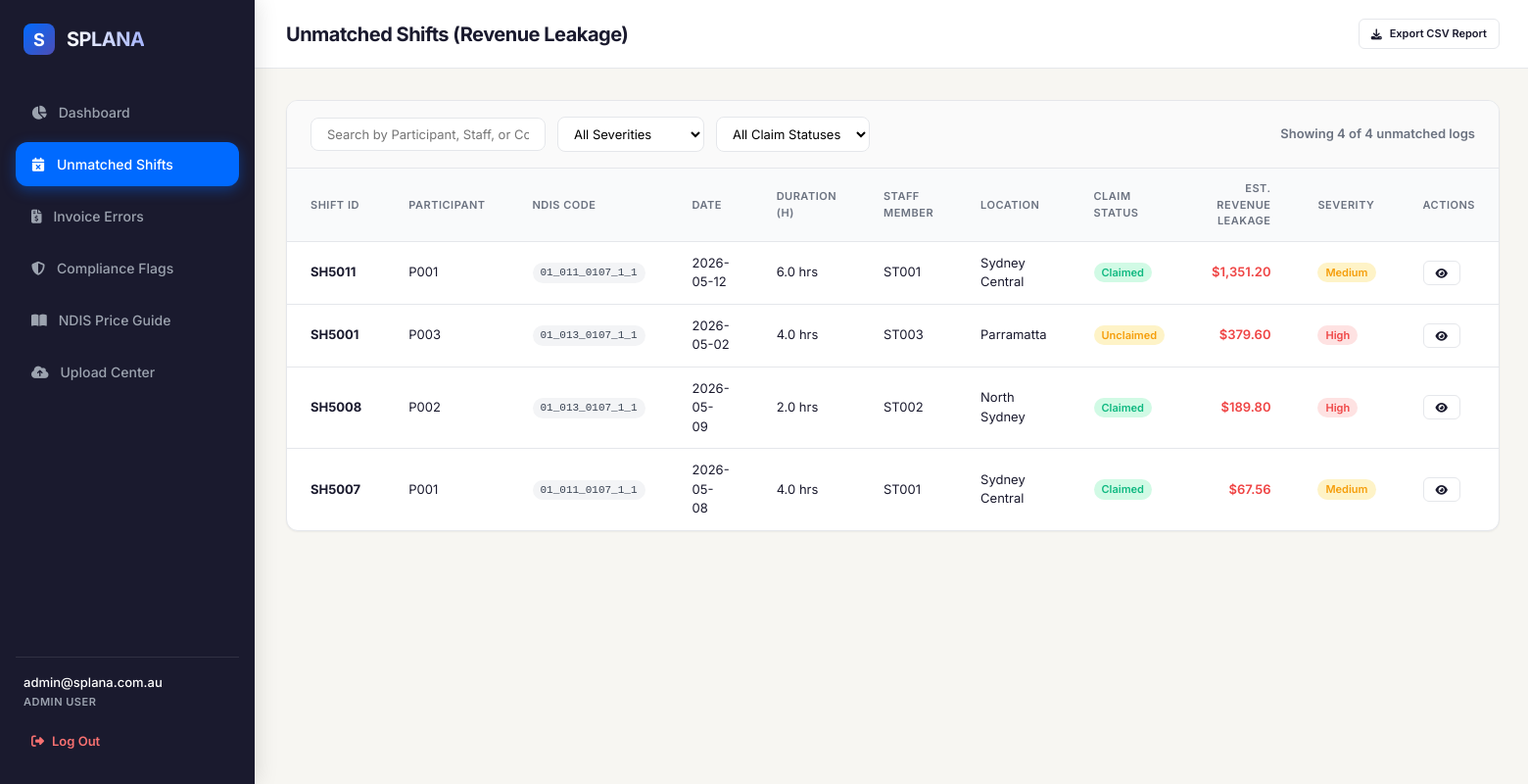
The app's page /unmatched-shifts (signed in) with its own data.
### tables this page shows
CREATE TABLE reconciliation_results (
        result_id INTEGER PRIMARY KEY AUTOINCREMENT,
        run_datetime TIMESTAMP DEFAULT CURRENT_TIMESTAMP,
        shift_id TEXT,
        invoice_id INTEGER,
        invoice_number TEXT,
        match_status TEXT, -- 'matched', 'unmatched', 'partial'
        discrepancy_type TEXT, -- 'none', 'unbilled_shift', 'missing_shift', 'duration_mismatch', 'rate_mismatch', 'multiple_shifts'
        discrepancy_amount REAL DEFAULT 0.0,
        flag_severity TEXT, -- 'none', 'low', 'medium', 'high'
        notes TEXT,
        FOREIGN KEY(shift_id) REFERENCES shifts(shift_id),
        FOREIGN KEY(invoice_id) REFERENCES invoices(invoice_id)
    );

CREATE TABLE shifts (
        shift_id TEXT PRIMARY KEY,
        participant_id TEXT NOT NULL,
        support_item_code TEXT NOT NULL,
        service_date TEXT NOT NULL,
        start_time TEXT,
        end_time TEXT,
        duration_hours REAL,
        staff_id TEXT,
        location TEXT,
        claim_status TEXT, -- 'claimed', 'unclaimed', 'cancelled', etc.
        uploaded_at TIMESTAMP DEFAULT CURRENT_TIMESTAMP
    );

### app.py (the view)
@app.route('/unmatched-shifts')
@login_required
def unmatched_shifts():
    conn = get_db()
    cursor = conn.cursor()
    cursor.execute("""
        SELECT
            r.result_id,
            r.match_status,
            r.discrepancy_type,
            r.discrepancy_amount,
            r.flag_severity,
            r.notes,
            s.shift_id,
            s.participant_id,
            s.support_item_code,
            s.service_date,
            s.start_time,
            s.end_time,
            s.duration_hours,
            s.staff_id,
            s.location,
            s.claim_status
        FROM reconciliation_results r
        JOIN shifts s ON r.shift_id = s.shift_id
        WHERE r.match_status = 'unmatched' OR (r.match_status = 'partial' AND r.discrepancy_type = 'duration_mismatch' AND r.discrepancy_amount > 0)
        ORDER BY r.discrepancy_amount DESC
    """)
    results = cursor.fetchall()
    conn.close()
    return render_template('unmatched_shifts.html', user=get_current_user(), results=results)

### app.py (called while the page is built)
def is_logged_in():
    return 'user_id' in session

def get_current_user():
    if not is_logged_in():
        return None
    return {
        "user_id": session.get("user_id"),
        "email": session.get("email"),
        "role": session.get("role")
    }

def login_required(f):
    from functools import wraps
    @wraps(f)
    def decorated_function(*args, **kwargs):
        if not is_logged_in():
            flash("Please log in to access this page.", "error")
            return redirect(url_for('login'))
        return f(*args, **kwargs)
    return decorated_function

### database.py (called while the page is built)
def get_db():
    conn = sqlite3.connect(DB_NAME)
    conn.row_factory = sqlite3.Row
    return conn

### templates/unmatched_shifts.html (shortened to what this page needs)
{% extends 'base.html' %}
{% block page_header %}Unmatched Shifts (Revenue Leakage){% endblock %}
{% block content %}
<div class="data-table-container">
    <div class="table-filter-bar">
        <div class="filter-group">
            <input type="text" id="searchInput" class="search-input" placeholder="Search by Participant, Staff, or Code..." onkeyup="filterTable()">
            <select id="severityFilter" class="filter-select" onchange="filterTable()">
                <option value="">All Severities</option>
            </select>
            <select id="statusFilter" class="filter-select" onchange="filterTable()">
                <option value="">All Claim Statuses</option>
            </select>
        </div>
        <div style="font-size: 13px; font-weight: 600; color: var(--text-muted);">
            Showing <span id="filteredCount">0</span> of {{ results|length }} unmatched logs
        </div>
    </div>
    <table class="high-density-table" id="shiftsTable">
        <thead>
            <tr>
                <th>Shift ID</th>
                <th>Participant</th>
                <th>NDIS Code</th>
                <th>Date</th>
                <th>Duration (h)</th>
                <th>Staff Member</th>
                <th>Location</th>
                <th>Claim Status</th>
                <th style="text-align: right;">Est. Revenue Leakage</th>
                <th>Severity</th>
                <th>Actions</th>
            </tr>
        </thead>
        <tbody>
            {% for row in results %}
            <tr data-severity="{{ row.flag_severity|lower }}" data-status="{{ row.claim_status|lower }}" style="cursor: pointer;" onclick="openDetailsModal('{{ row.shift_id }}', '{{ row.participant_id }}', '{{ row.support_item_code }}', '{{ row.service_date }}', '{{ row.duration_hours }}', '{{ row.staff_id }}', '{{ row.location }}', '{{ row.claim_status }}', '{{ row.discrepancy_amount }}', '{{ row.notes|replace('\'', '\\\'') }}')">
                <td><strong>{{ row.shift_id }}</strong></td>
                <td>{{ row.participant_id }}</td>
                <td><span class="badge" style="font-family: monospace; background-color: #F3F4F6; color: #374151; font-weight: 500;">{{ row.support_item_code }}</span></td>
                <td>{{ row.service_date }}</td>
                <td>{{ row.duration_hours }} hrs</td>
                <td>{{ row.staff_id }}</td>
                <td>{{ row.location }}</td>
                <td>
                    <span class="badge {% if row.claim_status|lower == 'cancelled' %}severity-medium{% elif row.claim_status|lower == 'claimed' %}status-matched{% else %}status-partial{% endif %}">
                        {{ row.claim_status }}
                    </span>
                </td>
                <td style="text-align: right; font-weight: 600; color: var(--danger);">
                    ${{ "{:,.2f}".format(row.discrepancy_amount) }}
                </td>
                <td>
                    <span class="badge severity-{{ row.flag_severity|lower }}">
                        {{ row.flag_severity }}
                    </span>
                </td>
                <td>
                    <button class="btn btn-secondary btn-small" onclick="event.stopPropagation(); this.parentElement.parentElement.click();">
                        <i class="fa-solid fa-eye"></i>
                    </button>
                </td>
            </tr>
            {% endfor %}
        </tbody>
    </table>
</div>
{% endblock %}

### templates/base.html (shortened to what this page needs)
<!DOCTYPE html>
<html lang="en">
<head>
    <link rel="stylesheet" href="{{ url_for('static', filename='style.css') }}">
    <link rel="stylesheet" href="https://cdnjs.cloudflare.com/ajax/libs/font-awesome/6.4.0/css/all.min.css">
</head>
<body>
    <div class="app-container">
        <aside class="sidebar">
            <div class="brand-section">
                <div class="brand-logo">S</div>
                <div class="brand-name">SPLANA</div>
            </div>
            <nav style="flex-grow: 1;">
                <ul class="nav-menu">
                    <li class="nav-item {% if request.path == url_for('dashboard') %}active{% endif %}">
                        <a href="{{ url_for('dashboard') }}">
                            <i class="fa-solid fa-chart-pie"></i>
                            <span>Dashboard</span>
                        </a>
                    </li>
                    <li class="nav-item {% if request.path == url_for('unmatched_shifts') %}active{% endif %}">
                        <a href="{{ url_for('unmatched_shifts') }}">
                            <i class="fa-solid fa-calendar-xmark"></i>
                            <span>Unmatched Shifts</span>
                        </a>
                    </li>
                    <li class="nav-item {% if request.path == url_for('invoice_errors') %}active{% endif %}">
                        <a href="{{ url_for('invoice_errors') }}">
                            <i class="fa-solid fa-file-invoice-dollar"></i>
                            <span>Invoice Errors</span>
                        </a>
                    </li>
                    <li class="nav-item {% if request.path == url_for('compliance_flags') %}active{% endif %}">
                        <a href="{{ url_for('compliance_flags') }}">
                            <i class="fa-solid fa-shield-halved"></i>
                            <span>Compliance Flags</span>
                        </a>
                    </li>
                    <li class="nav-item {% if request.path == url_for('price_rules') %}active{% endif %}">
                        <a href="{{ url_for('price_rules') }}">
                            <i class="fa-solid fa-book-open"></i>
                            <span>NDIS Price Guide</span>
                        </a>
                    </li>
                    {% if user.role in ['admin', 'finance'] %}
                    <li class="nav-item {% if request.path == url_for('upload') %}active{% endif %}">
                        <a href="{{ url_for('upload') }}">
                            <i class="fa-solid fa-cloud-arrow-up"></i>
                            <span>Upload Center</span>
                        </a>
                    </li>
                    {% endif %}
                </ul>
            </nav>
            <div class="sidebar-footer">
                <div class="user-info">
                    <span class="user-email" title="{{ user.email }}">{{ user.email }}</span>
                    <span class="user-role">{{ user.role }} user</span>
                </div>
                <a href="{{ url_for('logout') }}" class="logout-btn">
                    <i class="fa-solid fa-right-from-bracket"></i>
                    <span>Log Out</span>
                </a>
            </div>
        </aside>
        <main class="main-content">
            <header class="app-header">
                <h1 class="page-title">
                    {% block page_header %}NDIS Reconciliation Prototype{% endblock %}
                </h1>
                <div class="header-actions">
                    {% block header_actions %}
                    <a href="{{ url_for('export_reconciliation') }}" class="btn btn-secondary btn-small">
                        <i class="fa-solid fa-download"></i>
                        <span>Export CSV Report</span>
                    </a>
                    {% endblock %}
                </div>
            </header>
            <div class="content-body">
                {% block content %}{% endblock %}
            </div>
        </main>
    </div>
</body>
</html>

### records on screen
reconciliation_results: shift_id "SH5011", participant_id "P001", support_item_code "01_011_0107_1_1", service_date "2026-05-12", duration_hours "6.0", staff_id "ST001", location "Sydney Central", claim_status "Claimed", discrepancy_amount "1,351.20", flag_severity "Medium"
reconciliation_results: shift_id "SH5001", participant_id "P003", support_item_code "01_013_0107_1_1", service_date "2026-05-02", duration_hours "4.0", staff_id "ST003", location "Parramatta", claim_status "Unclaimed", discrepancy_amount "379.60", flag_severity "High"
reconciliation_results: shift_id "SH5008", participant_id "P002", support_item_code "01_013_0107_1_1", service_date "2026-05-09", duration_hours "2.0", staff_id "ST002", location "North Sydney", claim_status "Claimed", discrepancy_amount "189.80", flag_severity "High"
reconciliation_results: shift_id "SH5007", participant_id "P001", support_item_code "01_011_0107_1_1", service_date "2026-05-08", duration_hours "4.0", staff_id "ST001", location "Sydney Central", claim_status "Claimed", discrepancy_amount "67.56", flag_severity "Medium"

### other values on screen
{{ user.email }} "admin@splana.com.au"
{{ user.role }} "ADMIN"
{{ results|length }} "4"
